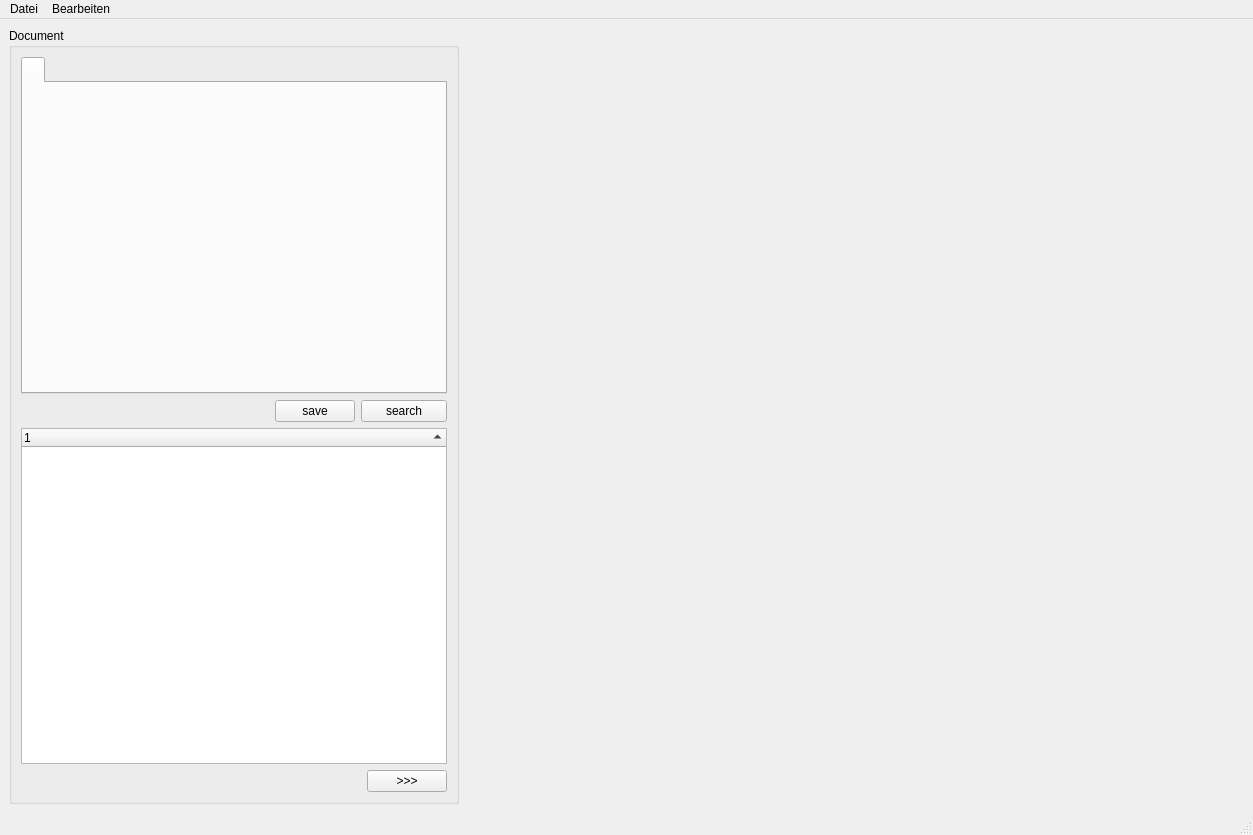
<?xml version="1.0" encoding="UTF-8"?>
<ui version="4.0">
 <class>MainWindow</class>
 <widget class="QMainWindow" name="MainWindow">
  <property name="geometry">
   <rect>
    <x>0</x>
    <y>0</y>
    <width>1253</width>
    <height>835</height>
   </rect>
  </property>
  <property name="windowTitle">
   <string>ADMAX</string>
  </property>
  <widget class="QWidget" name="centralwidget">
   <layout class="QGridLayout" name="gridLayout">
    <item row="0" column="1" rowspan="2">
     <widget class="Viewer" name="widget" native="true">
      <property name="sizePolicy">
       <sizepolicy hsizetype="Preferred" vsizetype="Expanding">
        <horstretch>1</horstretch>
        <verstretch>1</verstretch>
       </sizepolicy>
      </property>
      <property name="minimumSize">
       <size>
        <width>400</width>
        <height>0</height>
       </size>
      </property>
     </widget>
    </item>
    <item row="0" column="0" rowspan="2">
     <widget class="QGroupBox" name="groupBox">
      <property name="sizePolicy">
       <sizepolicy hsizetype="Expanding" vsizetype="Preferred">
        <horstretch>0</horstretch>
        <verstretch>0</verstretch>
       </sizepolicy>
      </property>
      <property name="minimumSize">
       <size>
        <width>450</width>
        <height>0</height>
       </size>
      </property>
      <property name="maximumSize">
       <size>
        <width>16777215</width>
        <height>16777215</height>
       </size>
      </property>
      <property name="title">
       <string>Document</string>
      </property>
      <layout class="QGridLayout" name="gridLayout_3">
       <item row="3" column="4">
        <widget class="QPushButton" name="pushButtonGet">
         <property name="text">
          <string>&gt;&gt;&gt;</string>
         </property>
         <property name="autoDefault">
          <bool>true</bool>
         </property>
        </widget>
       </item>
       <item row="1" column="3" colspan="2">
        <widget class="QPushButton" name="pushButtonSearch">
         <property name="text">
          <string>search</string>
         </property>
         <property name="autoDefault">
          <bool>true</bool>
         </property>
        </widget>
       </item>
       <item row="1" column="2">
        <widget class="QPushButton" name="pushButtonSave">
         <property name="text">
          <string>save</string>
         </property>
        </widget>
       </item>
       <item row="1" column="0" colspan="2">
        <spacer name="horizontalSpacer_2">
         <property name="orientation">
          <enum>Qt::Horizontal</enum>
         </property>
         <property name="sizeHint" stdset="0">
          <size>
           <width>153</width>
           <height>20</height>
          </size>
         </property>
        </spacer>
       </item>
       <item row="0" column="0" colspan="5">
        <widget class="QTabWidget" name="tabWidgetTags">
         <property name="sizePolicy">
          <sizepolicy hsizetype="Expanding" vsizetype="Expanding">
           <horstretch>0</horstretch>
           <verstretch>0</verstretch>
          </sizepolicy>
         </property>
         <property name="minimumSize">
          <size>
           <width>0</width>
           <height>0</height>
          </size>
         </property>
         <widget class="QWidget" name="tabWidgetTagsPage1">
          <attribute name="title">
           <string/>
          </attribute>
         </widget>
        </widget>
       </item>
       <item row="3" column="1">
        <spacer name="horizontalSpacer">
         <property name="orientation">
          <enum>Qt::Horizontal</enum>
         </property>
         <property name="sizeHint" stdset="0">
          <size>
           <width>40</width>
           <height>20</height>
          </size>
         </property>
        </spacer>
       </item>
       <item row="2" column="0" colspan="5">
        <widget class="QTreeWidget" name="treeWidget">
         <property name="editTriggers">
          <set>QAbstractItemView::AnyKeyPressed|QAbstractItemView::DoubleClicked</set>
         </property>
         <property name="selectionMode">
          <enum>QAbstractItemView::SingleSelection</enum>
         </property>
         <property name="selectionBehavior">
          <enum>QAbstractItemView::SelectRows</enum>
         </property>
         <property name="sortingEnabled">
          <bool>true</bool>
         </property>
         <column>
          <property name="text">
           <string notr="true">1</string>
          </property>
         </column>
        </widget>
       </item>
      </layout>
     </widget>
    </item>
   </layout>
  </widget>
  <widget class="QMenuBar" name="menubar">
   <property name="geometry">
    <rect>
     <x>0</x>
     <y>0</y>
     <width>1253</width>
     <height>24</height>
    </rect>
   </property>
   <widget class="QMenu" name="menuDatei">
    <property name="title">
     <string>Datei</string>
    </property>
    <addaction name="actionExit"/>
    <addaction name="actionServer"/>
    <addaction name="actionprint"/>
    <addaction name="actionSave"/>
    <addaction name="actionchange_passwprd"/>
   </widget>
   <widget class="QMenu" name="menuBearbeiten">
    <property name="title">
     <string>Bearbeiten</string>
    </property>
    <addaction name="actionXXXX"/>
   </widget>
   <addaction name="menuDatei"/>
   <addaction name="menuBearbeiten"/>
  </widget>
  <widget class="QStatusBar" name="statusbar"/>
  <action name="actionExit">
   <property name="text">
    <string>Exit</string>
   </property>
   <property name="toolTip">
    <string>Programm beenden</string>
   </property>
  </action>
  <action name="actionXXXX">
   <property name="text">
    <string>XXXX</string>
   </property>
  </action>
  <action name="actionServer">
   <property name="text">
    <string>Server</string>
   </property>
   <property name="toolTip">
    <string>Server</string>
   </property>
  </action>
  <action name="actionprint">
   <property name="text">
    <string>Print</string>
   </property>
   <property name="shortcut">
    <string>Ctrl+P</string>
   </property>
  </action>
  <action name="actionSave">
   <property name="text">
    <string>Save</string>
   </property>
  </action>
  <action name="actionchange_passwprd">
   <property name="text">
    <string>change passwprd</string>
   </property>
  </action>
 </widget>
 <customwidgets>
  <customwidget>
   <class>Viewer</class>
   <extends>QWidget</extends>
   <header>viewer.h</header>
   <container>1</container>
   <slots>
    <signal>print()</signal>
   </slots>
  </customwidget>
 </customwidgets>
 <tabstops>
  <tabstop>pushButtonSave</tabstop>
  <tabstop>pushButtonSearch</tabstop>
  <tabstop>treeWidget</tabstop>
  <tabstop>pushButtonGet</tabstop>
 </tabstops>
 <resources/>
 <connections>
  <connection>
   <sender>actionExit</sender>
   <signal>triggered()</signal>
   <receiver>MainWindow</receiver>
   <slot>close()</slot>
   <hints>
    <hint type="sourcelabel">
     <x>-1</x>
     <y>-1</y>
    </hint>
    <hint type="destinationlabel">
     <x>399</x>
     <y>299</y>
    </hint>
   </hints>
  </connection>
  <connection>
   <sender>pushButtonSave</sender>
   <signal>clicked()</signal>
   <receiver>MainWindow</receiver>
   <slot>save()</slot>
   <hints>
    <hint type="sourcelabel">
     <x>367</x>
     <y>419</y>
    </hint>
    <hint type="destinationlabel">
     <x>618</x>
     <y>280</y>
    </hint>
   </hints>
  </connection>
  <connection>
   <sender>pushButtonGet</sender>
   <signal>clicked()</signal>
   <receiver>MainWindow</receiver>
   <slot>getDocument()</slot>
   <hints>
    <hint type="sourcelabel">
     <x>452</x>
     <y>788</y>
    </hint>
    <hint type="destinationlabel">
     <x>322</x>
     <y>754</y>
    </hint>
   </hints>
  </connection>
  <connection>
   <sender>pushButtonSearch</sender>
   <signal>clicked()</signal>
   <receiver>MainWindow</receiver>
   <slot>searchDocument()</slot>
   <hints>
    <hint type="sourcelabel">
     <x>452</x>
     <y>419</y>
    </hint>
    <hint type="destinationlabel">
     <x>307</x>
     <y>731</y>
    </hint>
   </hints>
  </connection>
  <connection>
   <sender>treeWidget</sender>
   <signal>itemClicked(QTreeWidgetItem*,int)</signal>
   <receiver>MainWindow</receiver>
   <slot>searchRowClicked(QTreeWidgetItem*,int)</slot>
   <hints>
    <hint type="sourcelabel">
     <x>182</x>
     <y>525</y>
    </hint>
    <hint type="destinationlabel">
     <x>457</x>
     <y>895</y>
    </hint>
   </hints>
  </connection>
  <connection>
   <sender>actionServer</sender>
   <signal>triggered()</signal>
   <receiver>MainWindow</receiver>
   <slot>server()</slot>
   <hints>
    <hint type="sourcelabel">
     <x>-1</x>
     <y>-1</y>
    </hint>
    <hint type="destinationlabel">
     <x>626</x>
     <y>417</y>
    </hint>
   </hints>
  </connection>
  <connection>
   <sender>actionprint</sender>
   <signal>triggered()</signal>
   <receiver>MainWindow</receiver>
   <slot>print()</slot>
   <hints>
    <hint type="sourcelabel">
     <x>-1</x>
     <y>-1</y>
    </hint>
    <hint type="destinationlabel">
     <x>626</x>
     <y>417</y>
    </hint>
   </hints>
  </connection>
  <connection>
   <sender>actionSave</sender>
   <signal>triggered()</signal>
   <receiver>MainWindow</receiver>
   <slot>saveFile()</slot>
   <hints>
    <hint type="sourcelabel">
     <x>-1</x>
     <y>-1</y>
    </hint>
    <hint type="destinationlabel">
     <x>626</x>
     <y>417</y>
    </hint>
   </hints>
  </connection>
  <connection>
   <sender>actionchange_passwprd</sender>
   <signal>triggered()</signal>
   <receiver>MainWindow</receiver>
   <slot>changePass()</slot>
   <hints>
    <hint type="sourcelabel">
     <x>82</x>
     <y>388</y>
    </hint>
    <hint type="destinationlabel">
     <x>626</x>
     <y>417</y>
    </hint>
   </hints>
  </connection>
 </connections>
 <slots>
  <slot>load()</slot>
  <slot>save()</slot>
  <slot>loadFile()</slot>
  <slot>searchDocument()</slot>
  <slot>getDocument()</slot>
  <slot>searchRowClicked(int,int)</slot>
  <slot>searchRowClicked(QTreeWidgetItem*,int)</slot>
  <slot>server()</slot>
  <slot>print()</slot>
  <slot>saveFile()</slot>
  <slot>changePass()</slot>
 </slots>
</ui>
